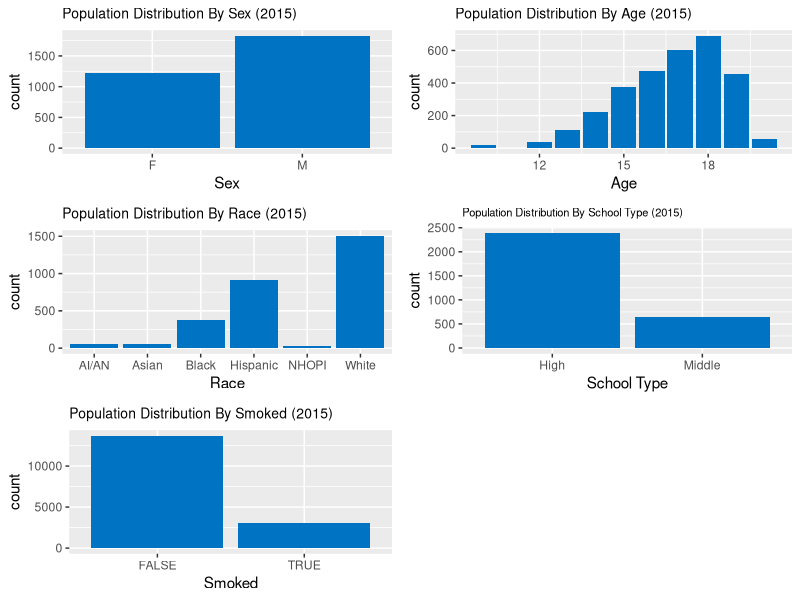
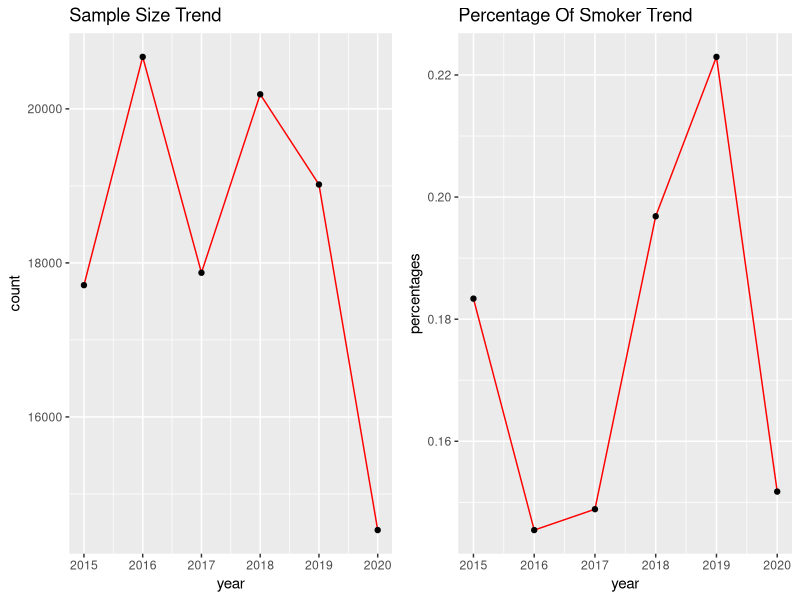
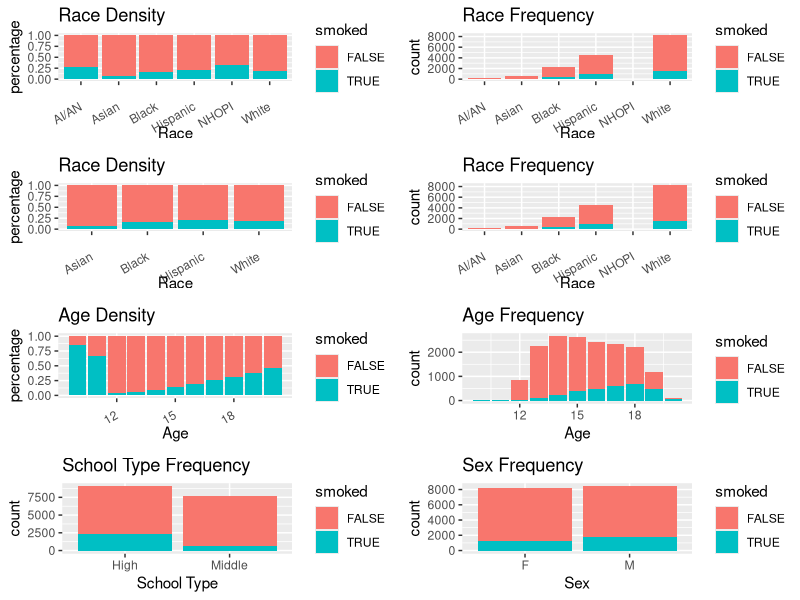

Here is the R script that generated these plots, in order:
## ---- chunk 1
knitr::opts_chunk$set(echo = TRUE)
library(tidyverse)
library(dplyr)
library(ggplot2)
library(kableExtra)
library(here)
library(gridExtra)
# source(here::here("scripts/preprocess.R"))
df2015 <- read.csv(here::here("inputs/data/df2015.csv"))
df2016 <- read.csv(here::here("inputs/data/df2016.csv"))
df2017 <- read.csv(here::here("inputs/data/df2017.csv"))
df2018 <- read.csv(here::here("inputs/data/df2018.csv"))
df2019 <- read.csv(here::here("inputs/data/df2019.csv"))
df2020 <- read.csv(here::here("inputs/data/df2020.csv"))
## ---- chunk 2
# Plot some frequency plots for different attributes
smoked2015 <- df2015 %>% filter(smoked==1) %>% filter(!is.na(Sex))
sex_hist <- ggplot(smoked2015, aes(Sex)) + geom_bar(fill = "#0073C2FF") + ggtitle("Population Distribution By Sex (2015)") + theme(plot.title = element_text(size=10))
smoked2015 <- df2015 %>% filter(smoked==1) %>% filter(!is.na(Age))
smoked2015$RealAge = smoked2015$Age + 9
age_hist <- ggplot(smoked2015, aes(RealAge)) + geom_bar(fill = "#0073C2FF") + ggtitle("Population Distribution By Age (2015)") + xlab("Age") + theme(plot.title = element_text(size=10))
smoked2015 <- df2015 %>% filter(smoked==1) %>% filter(!is.na(race))
race_hist <- ggplot(smoked2015, aes(race)) + geom_bar(fill = "#0073C2FF") + ggtitle("Population Distribution By Race (2015)") + xlab("Race") + theme(plot.title = element_text(size=10))
smoked2015 <- df2015 %>% filter(smoked==1) %>% filter(!is.na(schooltype))
schooltype_hist <- ggplot(smoked2015, aes(schooltype)) + geom_bar(fill = "#0073C2FF") + ggtitle("Population Distribution By School Type (2015)") + xlab("School Type") + theme(plot.title = element_text(size=8))
smoked2015 <- df2015 %>% filter(!is.na(smoked))
smoked_hist <- ggplot(smoked2015, aes(smoked)) + geom_bar(fill = "#0073C2FF") + ggtitle("Population Distribution By Smoked (2015)") + xlab("Smoked") + theme(plot.title = element_text(size=10))
grid.arrange(sex_hist, age_hist, race_hist, schooltype_hist, smoked_hist, nrow = 3)
## ---- chunk 3
# define the model
model2015 <- glm(smoked ~ Age + Sex + race + schooltype + curious, data=df2015 %>% filter(race!="AI/AN") %>% filter(race!="NHOPI"), family=binomial(link = "logit"))
model2016 <- glm(smoked ~ Age + Sex + race + schooltype + curious, data=df2016 %>% filter(race!="AI/AN") %>% filter(race!="NHOPI"), family=binomial(link = "logit"))
model2017 <- glm(smoked ~ Age + Sex + race + schooltype + curious, data=df2017 %>% filter(race!="AI/AN") %>% filter(race!="NHOPI"), family=binomial(link = "logit"))
model2018 <- glm(smoked ~ Age + Sex + race + schooltype + curious, data=df2018 %>% filter(race!="AI/AN") %>% filter(race!="NHOPI"), family=binomial(link = "logit"))
model2019 <- glm(smoked ~ Age + Sex + race + schooltype + curious, data=df2019 %>% filter(Sex != "N") %>% filter(race!="AI/AN") %>% filter(race!="NHOPI"), family=binomial(link = "logit"))
model2020 <- glm(smoked ~ Age + Sex + race + schooltype, data=df2020 %>% filter(race!="AI/AN") %>% filter(race!="NHOPI"), family=binomial(link = "logit"))
## ---- chunk 4
# display model summary coefficients for 2015
knitr::kable(summary(model2015)$coef, digits = 4)
## ---- chunk 5
# display model summary coefficients for 2016
knitr::kable(summary(model2016)$coef, digits = 4)
## ---- chunk 6
# display model summary coefficients for 2017
knitr::kable(summary(model2017)$coef, digits = 4)
## ---- chunk 7
# display model summary coefficients for 2018
knitr::kable(summary(model2018)$coef, digits = 4)
## ---- chunk 8
# display model summary coefficients for 2019
knitr::kable(summary(model2019)$coef, digits = 4)
## ---- chunk 9
# display model summary coefficients for 2020
knitr::kable(summary(model2015)$coef, digits = 4)
## ---- chunk 10
# plot a trend line plot for smoking population and sample size from 2015 to 2020
years <- c(2015, 2016, 2017, 2018, 2019, 2020)

# calculate smoking percentage
percentages <- c(
  (df2015 %>% filter(smoked == 1) %>% count / df2015 %>% filter(!is.na(smoked)) %>% count)$n,
  (df2016 %>% filter(smoked == 1) %>% count / df2016 %>% filter(!is.na(smoked)) %>% count)$n,
  (df2017 %>% filter(smoked == 1) %>% count / df2017 %>% filter(!is.na(smoked)) %>% count)$n,
  (df2018 %>% filter(smoked == 1) %>% count / df2018 %>% filter(!is.na(smoked)) %>% count)$n,
  (df2019 %>% filter(smoked == 1) %>% count / df2019 %>% filter(!is.na(smoked)) %>% count)$n,
  (df2020 %>% filter(smoked == 1) %>% count / df2020 %>% filter(!is.na(smoked)) %>% count)$n
)
trend_df <- data.frame(year=years, percentage=percentages)


smoker_percentage_trend <- trend_df %>% ggplot(aes(x=year, y=percentages)) +
  geom_line(color="red")+
  geom_point() + ggtitle("Percentage Of Smoker Trend")

# calculate sample size
counts <- c(
  (df2015 %>% count)$n,
  (df2016 %>% count)$n,
  (df2017 %>% count)$n,
  (df2018 %>% count)$n,
  (df2019 %>% count)$n,
  (df2020 %>% count)$n
)
trend_df <- data.frame(year=years, count=counts)
sample_size_trend <- trend_df %>% ggplot(aes(x=year, y=count)) +
  geom_line(color="red")+
  geom_point() + ggtitle("Sample Size Trend")
grid.arrange(sample_size_trend, smoker_percentage_trend, nrow = 1)
## ---- chunk 11
# plot density and frequency plots grouping by different properties and "smoked"
# sex density plots
sex_density <- df2015 %>% filter(!is.na(smoked)) %>% filter(!is.na(Sex)) %>% ggplot(aes(Sex)) + geom_bar(aes(fill=smoked)) + ggtitle("Sex Frequency")

# race plots
race_df <- df2015 %>% filter(!is.na(smoked)) %>% filter(!is.na(race))
race_count_df <- merge(race_df %>% group_by(race, smoked) %>% count %>% rename(count = n), race_df %>% group_by(race) %>% count %>% rename(total = n), by="race")
race_count_df$percentage <- race_count_df$count / race_count_df$total
race_density <- ggplot(race_count_df, aes(fill=smoked, y=percentage, x=race)) + 
    geom_bar(position="fill", stat="identity") + theme(axis.text.x = element_text(angle = 30, vjust = 0.5, hjust=1)) + xlab("Race") + ggtitle("Race Density")

race_freq <- df2015 %>% filter(!is.na(smoked)) %>% filter(!is.na(race)) %>% ggplot(aes(race)) + geom_bar(aes(fill=smoked)) + theme(axis.text.x = element_text(angle = 30, vjust = 0.5, hjust=1)) + xlab("Race") + ggtitle("Race Frequency")


# remove AI/AN and NHOPI from race because their sample size is too small and could influence the plot scale
race2_df <- df2015 %>% filter(!is.na(smoked)) %>% filter(!is.na(race)) %>% filter(race!="AI/AN") %>% filter(race!="NHOPI")
race_count_df <- merge(race2_df %>% group_by(race, smoked) %>% count %>% rename(count = n), race2_df %>% group_by(race) %>% count %>% rename(total = n), by="race")
race_count_df$percentage <- race_count_df$count / race_count_df$total

race_density_2 <- ggplot(race_count_df, aes(fill=smoked, y=percentage, x=race)) + 
    geom_bar(position="fill", stat="identity") + theme(axis.text.x = element_text(angle = 30, vjust = 0.5, hjust=1)) + xlab("Race") + ggtitle("Race Density")

race_freq_2 <- df2015 %>% filter(!is.na(smoked)) %>% filter(!is.na(race)) %>% ggplot(aes(race)) + geom_bar(aes(fill=smoked)) + theme(axis.text.x = element_text(angle = 30, vjust = 0.5, hjust=1)) + xlab("Race") + ggtitle("Race Frequency")

# Age plots
df2015$RealAge <- df2015$Age + 9
RealAge_df <- df2015 %>% filter(!is.na(smoked)) %>% filter(!is.na(RealAge))
RealAge_count_df <- merge(RealAge_df %>% group_by(RealAge, smoked) %>% count %>% rename(count = n), RealAge_df %>% group_by(RealAge) %>% count %>% rename(total = n), by="RealAge")
RealAge_count_df$percentage <- RealAge_count_df$count / RealAge_count_df$total
age_density <- ggplot(RealAge_count_df, aes(fill=smoked, y=percentage, x=RealAge)) + 
    geom_bar(position="fill", stat="identity") + theme(axis.text.x = element_text(angle = 30, vjust = 0.5, hjust=1)) + xlab("Age") + ggtitle("Age Density")

age_freq <- df2015 %>% filter(!is.na(smoked)) %>% filter(!is.na(RealAge)) %>% ggplot(aes(RealAge)) + geom_bar(aes(fill=smoked)) + xlab("Age") + ggtitle("Age Frequency") + ggtitle("Age Frequency")

# school type plots
school_type_density <- df2015 %>% filter(!is.na(smoked)) %>% filter(!is.na(schooltype)) %>% ggplot(aes(schooltype)) + geom_bar(aes(fill=smoked)) + xlab("School Type") + ggtitle("School Type Frequency")
grid.arrange(race_density, race_freq, race_density_2, race_freq_2, age_density, age_freq, school_type_density, sex_density, nrow = 4)
## ---- chunk 12
# make a table showing the percentage of smokers for each race
race_count_df$Percentage = round(race_count_df$percentage * 100, 2)
df <- race_count_df %>% rename(Race=race) %>% filter(smoked==TRUE)
knitr::kable(df[c("Race", "Percentage")], caption="Smoker Percentage By Race")
